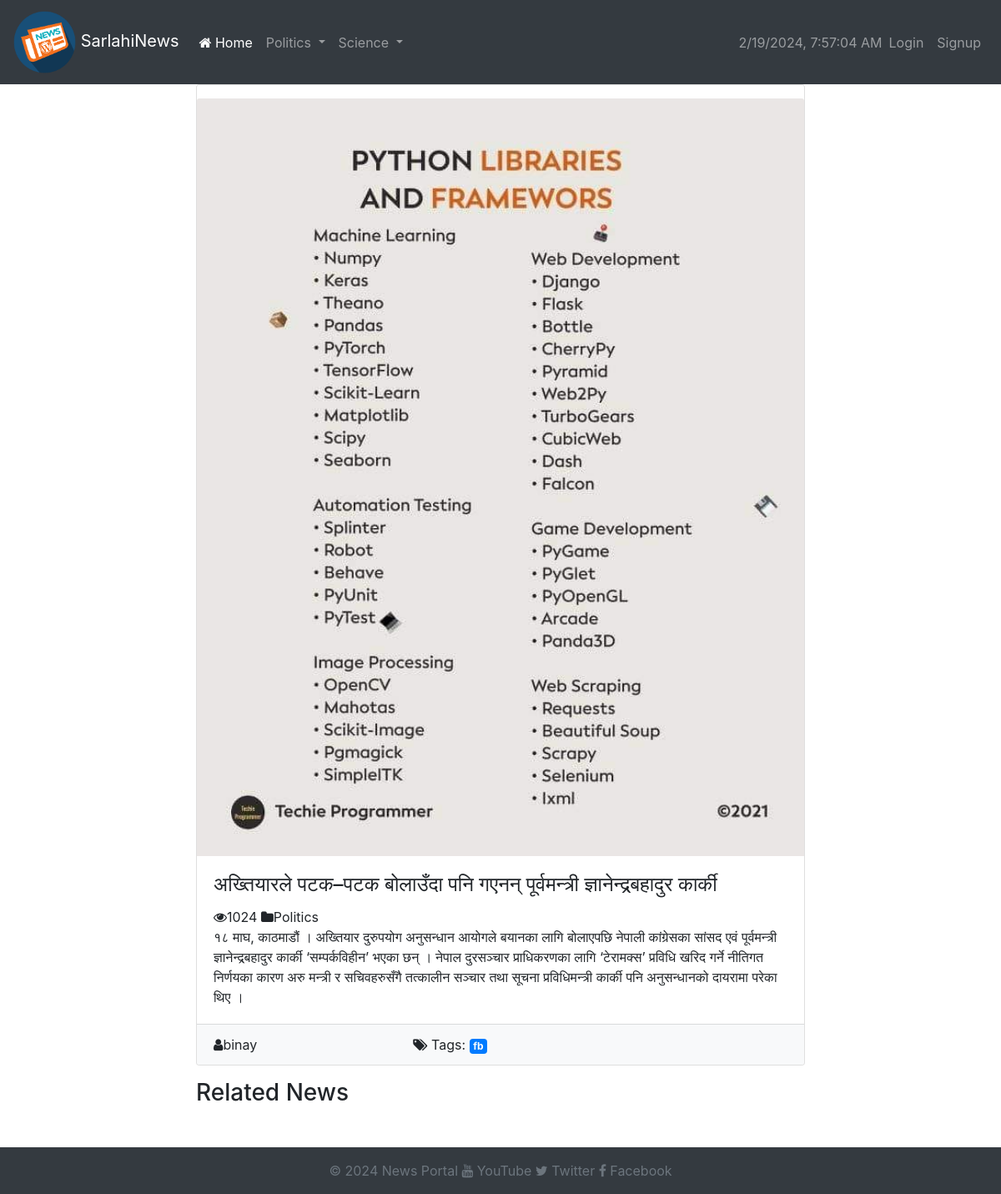
The app's page /articles/6/ with its own data.
### articles/models.py (models this page shows, shortened)
class Category(models.Model):
    id = models.AutoField(primary_key=True)
    name = models.CharField(max_length=100)
    parent = models.ForeignKey('self', on_delete=models.CASCADE, null=True, blank=True)
    def __str__(self):
        return self.name
    class Meta:
        constraints = [
            UniqueConstraint(fields=['name', 'parent'], name='unique_name_within_parent')
        ]

class Article(models.Model):
    id = models.AutoField(primary_key=True)
    title = models.CharField(max_length=200)
    content = models.TextField()
    author = models.ForeignKey(User, on_delete=models.CASCADE, related_name='authored_articles')
    category = models.ForeignKey(Category, on_delete=models.CASCADE)
    tags = models.ManyToManyField(Tag)
    created_at = models.DateTimeField(auto_now_add=True)
    updated_at = models.DateTimeField(auto_now=True)
    views = models.IntegerField(default=0)
    likes = models.ManyToManyField(User, related_name='%(app_label)s_%(class)s_likes', blank=True)
    image = models.ImageField(upload_to='article_images/', blank=True)

class Tag(models.Model):
    id = models.AutoField(primary_key=True)
    name = models.CharField(max_length=100)

### articles/views.py (the view)
# urls.py: path('<int:id>/',article_detail, name='article_detail'),
def article_detail(request, id):
    articles = Article.objects.all()
    article = get_object_or_404(Article, pk=id)
    category= Category.objects.all()
    view, created = View.objects.get_or_create(article=article)
    view.count += 1
    view.save()
    return render(request, "articles/article_detail.html", {'article': article, 'view_count': view.count,"categories":category,"articles":articles})

### articles/templates/articles/article_detail.html (shortened to what this page needs)
{% extends "website/base.html" %}
{% block content %}
<div class="row">
    <div class="col-md-8 offset-md-2">
        <div class="card">
            {% if article.image %}
            <img src="{{ article.image.url }}" class="card-img-top mt-3" alt="Article Image">
            {% endif %}
            <div class="card-body">
                <h4 class="card-title"> {{ article.title }}</h4>
                <i class="fa fa-eye"></i>{{ view_count }}
                    <i class="fa fa-folder"></i>{{ article.category }}
                <p class="card-text">{{ article.content }}</p>
            </div>
            <div class="card-footer bg-light">
                <div class="row">
                    <div class="col-md-4">
                        <i class="fa fa-user"></i>{{ article.author }}
                    </div>
                    <div class="col-md-4">
                        <i class="fa fa-tags"></i> Tags:
                        {% for tag in article.tags.all %}
                            <span class="badge badge-primary">{{ tag.name }}</span>
                        {% endfor %}
                    </div>
                </div>
            </div>
        </div>
    </div>
</div>
<div class="row mt-3">
    <div class="col-md-8 offset-md-2">
        <div class="related-news">
            <h3>Related News</h3>
        </div>
    </div>
</div>
{% endblock %}

### website/templates/website/header.html (shortened to what this page needs)
{% load static %}
<nav class="navbar navbar-expand-lg navbar-dark bg-dark">
    <a class="navbar-brand" href="#">
        <img src="{% static 'website/logo.png' %}" alt="My image" width="75">
        SarlahiNews
    </a>
    <div class="collapse navbar-collapse" id="navbarNavDropdown">
        <ul class="navbar-nav mr-auto">
            <li class="nav-item">
                <a class="nav-link active" href="{% url 'home' %}"><i class="fa fa-home"></i> Home <span class="sr-only">(current)</span></a>
            </li>
            {% for category in categories %}
                {% if not category.parent %}
                    <li class="nav-item dropdown">
                        <a class="nav-link dropdown-toggle" href="#" id="navbarDropdown{{ category.id }}" role="button" data-toggle="dropdown" aria-haspopup="true" aria-expanded="false">
                            {{ category.name }}
                        </a>
                    </li>
                {% endif %}
            {% endfor %}
        </ul>
    <div class="collapse navbar-collapse" id="navbarNavDropdown">
        <ul class="navbar-nav ml-auto">
    <span id="datetime" class="navbar-text ml-auto"></span>
            {% if user.is_authenticated %}
                <li class="nav-item">
                    <span class="nav-link">Welcome, {{ user.username }}</span>
                </li>
                <li class="nav-item">
                    <a class="nav-link" href="{% url 'logout' %}">Logout</a>
                </li>
            {% else %}
                <li class="nav-item">
                    <a class="nav-link" href="{% url 'login' %}">Login</a>
                </li>
                <li class="nav-item">
                    <a class="nav-link" href="{% url 'signup' %}">Signup</a>
                </li>
            {% endif %}
        </ul>
    </div>
    </div>
</nav>

### records on screen
Category: name "Politics"
Category: name "Science"
Article: image (picture), title "अख्तियारले पटक–पटक बोलाउँदा पनि गएनन् पूर्वमन्त्री ज्ञानेन्द्रबहादुर कार्की", category "Politics", content "१८ माघ, काठमाडौं । अख्तियार दुरुपयोग अनुसन्धान आयोगले बयानका लागि बोलाएपछि नेपाली कांग्रेसका सांसद एवं पूर्वमन्त्री ज्ञानेन्द्रबहादुर कार्की ‘सम्पर्कविहीन’ भएका छन् । नेपाल दुरसञ्चार प्राधिकरणका लागि ‘टेरामक्स’ प्रविधि खरिद गर्ने नीतिगत निर्णयका कारण अरु मन्त्री र सचिवहरुसँगै तत्कालीन सञ्चार तथा सूचना प्रविधिमन्त्री कार्की पनि अनुसन्धानको दायरामा परेका थिए ।", author "binay"
Tag: name "fb"

### other values on screen
{{ view_count }} "1024"
